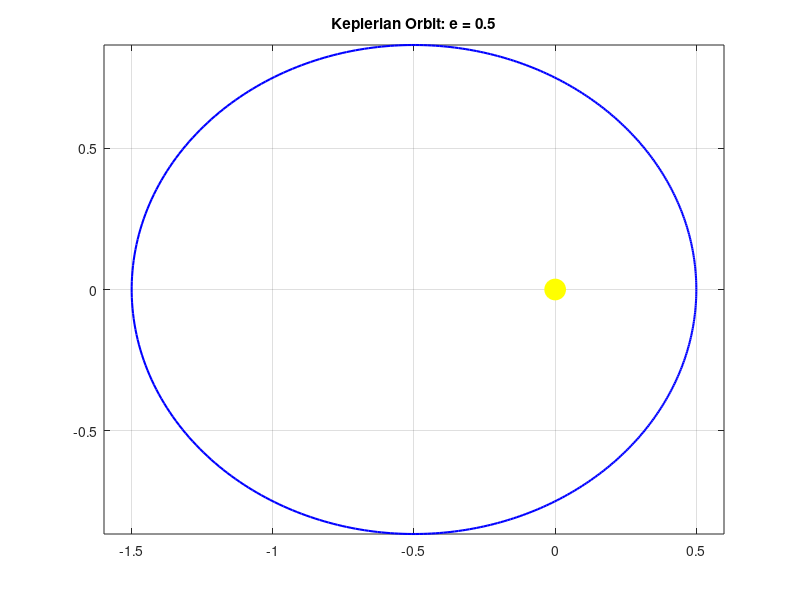

Write the MATLAB code that produced this figure. (Note: this script raises an error after producing the figure.)
% 03_orbital_mechanics.m
% UniLab Aerospace Engineering: Orbital Mechanics & N-Body Systems

disp('🚀 UniLab Aerospace & Orbital Mechanics');
disp('=======================================');

%% 1. Keplerian Orbit (Satellite Dynamics)
disp('--- 1. Satellite Orbit (Elliptical) ---');
a_axis = 1.0; e_ecc = 0.5; 
theta_vec = linspace(0, 2*pi, 500);
r_orbit = a_axis * (1.0 - e_ecc^2) ./ (1.0 + e_ecc * cos(theta_vec));
x_orbit = r_orbit .* cos(theta_vec);
y_orbit = r_orbit .* sin(theta_vec);

figure;
plot(x_orbit, y_orbit, 'b-', 'LineWidth', 1.5); hold on;
plot(0, 0, 'yo', 'MarkerSize', 15, 'MarkerFaceColor', 'y'); % Central Body
title('Keplerian Orbit: e = 0.5');
axis equal; grid on;
hold off;

%% 2. Restricted 3-Body Problem (Lagrangian Points)
disp(' ');
disp('--- 2. Restricted 3-Body Problem ---');

function s_nxt = cr3bp_step(s_cur, p_par)
    s_nxt = s_cur;
    dt_step = 0.01;
    mu_val = p_par.mu; mu1 = 1.0 - mu_val;
    x_p = s_cur.pos(1); y_p = s_cur.pos(2);
    vx_v = s_cur.vel(1); vy_v = s_cur.vel(2);
    
    r1_d = sqrt((x_p + mu_val)^2 + y_p^2);
    r2_d = sqrt((x_p - mu1)^2 + y_p^2);
    
    ax_a = x_p + 2.0*vy_v - mu1*(x_p + mu_val)/r1_d^3 - mu_val*(x_p - mu1)/r2_d^3;
    ay_a = y_p - 2.0*vx_v - mu1*y_p/r1_d^3 - mu_val*y_p/r2_d^3;
    
    s_nxt.vel = s_cur.vel + [ax_a, ay_a] * dt_step;
    s_nxt.pos = s_cur.pos + s_nxt.vel * dt_step;
    s_nxt.h = [s_cur.h; s_nxt.pos];
    if size(s_nxt.h, 1) > 1000, s_nxt.h = s_nxt.h(end-999:end, :); end
end

function cr3bp_draw(ax_o, s_d)
    plot(ax_o, s_d.h(:, 1), s_d.h(:, 2), 'b-'); hold(ax_o, 'on');
    plot(ax_o, -0.012, 0, 'ko', 'MarkerSize', 10, 'MarkerFaceColor', 'k'); 
    plot(ax_o, 0.988, 0, 'go', 'MarkerSize', 5, 'MarkerFaceColor', 'g');  
    title(ax_o, 'Restricted 3-Body Problem');
    axis(ax_o, 'equal'); grid(ax_o, 'on'); hold(ax_o, 'off');
end

mu_r = 0.012277471;
st = struct('pos', [0.5, 0.5], 'vel', [-0.5, 0.5], 'h', []);
simulate('algorithm', 'step', @cr3bp_step, 'draw', @cr3bp_draw, 'state', st, 'mu', mu_r);

%% 3. Advanced N-Body Gravity
disp(' ');
disp('--- 3. Multi-Body Gravitational Cluster ---');
simulate('nbody', 'G', 2.0, 'time', [0, 20]);

disp('Orbital Mechanics Session Complete.');
